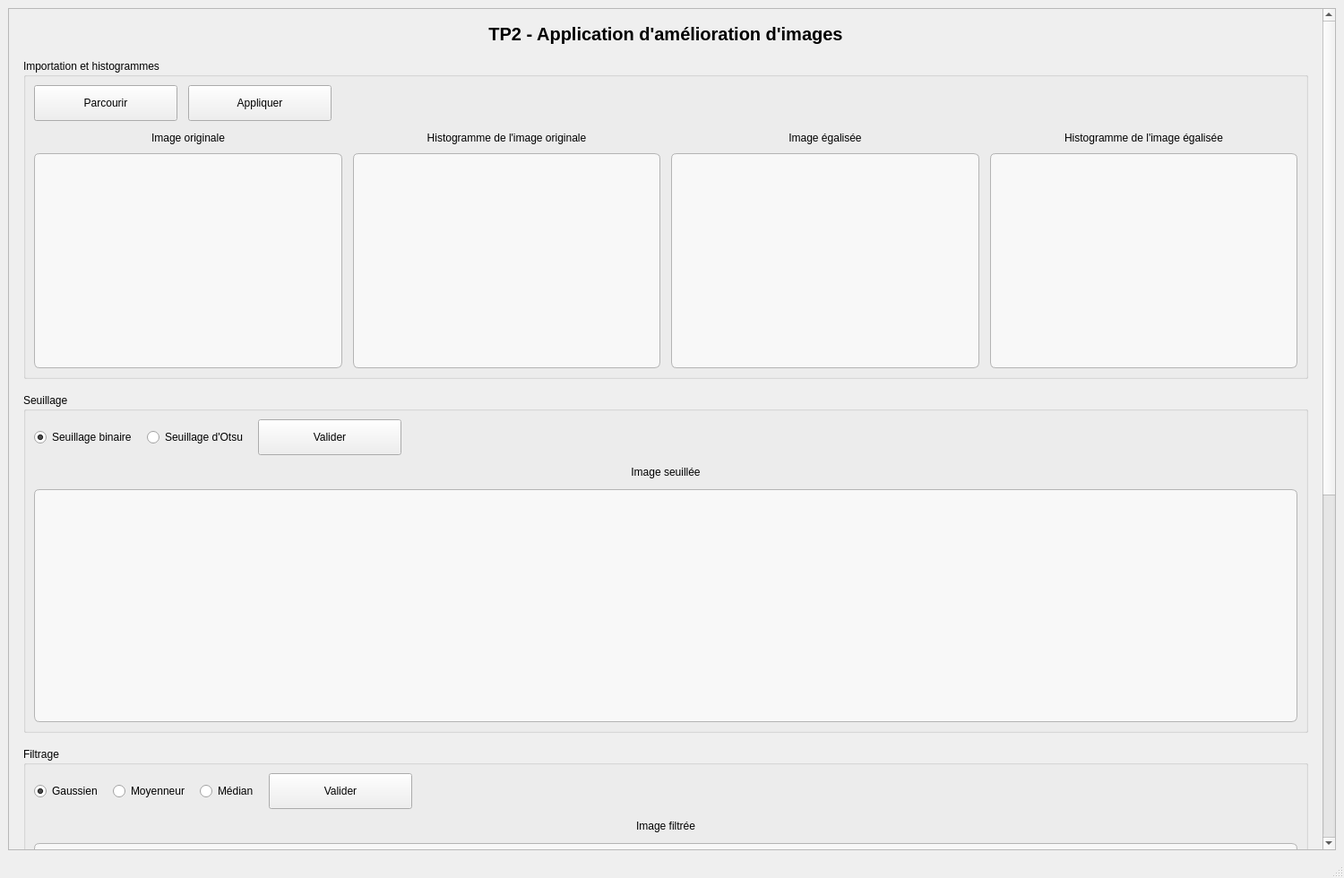
<?xml version="1.0" encoding="UTF-8"?>
<ui version="4.0">
 <class>MainWindow</class>
 <widget class="QMainWindow" name="MainWindow">
  <property name="geometry">
   <rect>
    <x>0</x>
    <y>0</y>
    <width>1500</width>
    <height>980</height>
   </rect>
  </property>
  <property name="windowTitle">
   <string>TP2 - Amélioration d'images</string>
  </property>
  <widget class="QWidget" name="centralwidget">
   <layout class="QVBoxLayout" name="verticalLayout_9">
    <item>
     <widget class="QScrollArea" name="scrollArea">
      <property name="widgetResizable">
       <bool>true</bool>
      </property>
      <widget class="QWidget" name="scrollAreaWidgetContents">
       <property name="geometry">
        <rect>
         <x>0</x>
         <y>0</y>
         <width>1450</width>
         <height>1500</height>
        </rect>
       </property>
       <layout class="QVBoxLayout" name="verticalLayout_8">
        <property name="spacing">
         <number>16</number>
        </property>
        <property name="leftMargin">
         <number>16</number>
        </property>
        <property name="topMargin">
         <number>16</number>
        </property>
        <property name="rightMargin">
         <number>16</number>
        </property>
        <property name="bottomMargin">
         <number>16</number>
        </property>
        <item>
         <widget class="QLabel" name="TitleLabel">
          <property name="font">
           <font>
            <pointsize>15</pointsize>
            <weight>75</weight>
            <bold>true</bold>
           </font>
          </property>
          <property name="text">
           <string>TP2 - Application d'amélioration d'images</string>
          </property>
          <property name="alignment">
           <set>Qt::AlignCenter</set>
          </property>
         </widget>
        </item>
        <item>
         <widget class="QGroupBox" name="ImportGroup">
          <property name="title">
           <string>Importation et histogrammes</string>
          </property>
          <layout class="QVBoxLayout" name="verticalLayout">
           <property name="spacing">
            <number>12</number>
           </property>
           <item>
            <layout class="QHBoxLayout" name="horizontalLayout_9">
             <item>
              <widget class="QPushButton" name="Browse">
               <property name="minimumSize">
                <size>
                 <width>160</width>
                 <height>40</height>
                </size>
               </property>
               <property name="text">
                <string>Parcourir</string>
               </property>
              </widget>
             </item>
             <item>
              <widget class="QPushButton" name="Apply">
               <property name="minimumSize">
                <size>
                 <width>160</width>
                 <height>40</height>
                </size>
               </property>
               <property name="text">
                <string>Appliquer</string>
               </property>
              </widget>
             </item>
             <item>
              <spacer name="horizontalSpacer">
               <property name="orientation">
                <enum>Qt::Horizontal</enum>
               </property>
               <property name="sizeHint" stdset="0">
                <size>
                 <width>40</width>
                 <height>20</height>
                </size>
               </property>
              </spacer>
             </item>
            </layout>
           </item>
           <item>
            <layout class="QGridLayout" name="gridLayout">
             <property name="horizontalSpacing">
              <number>12</number>
             </property>
             <property name="verticalSpacing">
              <number>10</number>
             </property>
             <item row="0" column="0">
              <widget class="QLabel" name="labelOriginalImg">
               <property name="text">
                <string>Image originale</string>
               </property>
               <property name="alignment">
                <set>Qt::AlignCenter</set>
               </property>
              </widget>
             </item>
             <item row="0" column="1">
              <widget class="QLabel" name="labelOriginalHist">
               <property name="text">
                <string>Histogramme de l'image originale</string>
               </property>
               <property name="alignment">
                <set>Qt::AlignCenter</set>
               </property>
              </widget>
             </item>
             <item row="0" column="2">
              <widget class="QLabel" name="labelEqualizedImg">
               <property name="text">
                <string>Image égalisée</string>
               </property>
               <property name="alignment">
                <set>Qt::AlignCenter</set>
               </property>
              </widget>
             </item>
             <item row="0" column="3">
              <widget class="QLabel" name="labelEqualizedHist">
               <property name="text">
                <string>Histogramme de l'image égalisée</string>
               </property>
               <property name="alignment">
                <set>Qt::AlignCenter</set>
               </property>
              </widget>
             </item>
             <item row="1" column="0">
              <widget class="QWidget" name="OriginalImg" native="true">
               <property name="minimumSize">
                <size>
                 <width>320</width>
                 <height>240</height>
                </size>
               </property>
               <property name="styleSheet">
                <string notr="true">background-color: rgb(248, 248, 248);
border: 1px solid rgb(180, 180, 180);
border-radius: 6px;</string>
               </property>
              </widget>
             </item>
             <item row="1" column="1">
              <widget class="QWidget" name="OriginalHist" native="true">
               <property name="minimumSize">
                <size>
                 <width>320</width>
                 <height>240</height>
                </size>
               </property>
               <property name="styleSheet">
                <string notr="true">background-color: rgb(248, 248, 248);
border: 1px solid rgb(180, 180, 180);
border-radius: 6px;</string>
               </property>
              </widget>
             </item>
             <item row="1" column="2">
              <widget class="QWidget" name="EqualizedImg" native="true">
               <property name="minimumSize">
                <size>
                 <width>320</width>
                 <height>240</height>
                </size>
               </property>
               <property name="styleSheet">
                <string notr="true">background-color: rgb(248, 248, 248);
border: 1px solid rgb(180, 180, 180);
border-radius: 6px;</string>
               </property>
              </widget>
             </item>
             <item row="1" column="3">
              <widget class="QWidget" name="EqualizedHist" native="true">
               <property name="minimumSize">
                <size>
                 <width>320</width>
                 <height>240</height>
                </size>
               </property>
               <property name="styleSheet">
                <string notr="true">background-color: rgb(248, 248, 248);
border: 1px solid rgb(180, 180, 180);
border-radius: 6px;</string>
               </property>
              </widget>
             </item>
            </layout>
           </item>
          </layout>
         </widget>
        </item>
        <item>
         <widget class="QGroupBox" name="ThresholdGroup">
          <property name="title">
           <string>Seuillage</string>
          </property>
          <layout class="QVBoxLayout" name="verticalLayout_2">
           <property name="spacing">
            <number>12</number>
           </property>
           <item>
            <layout class="QHBoxLayout" name="horizontalLayout">
             <item>
              <widget class="QRadioButton" name="BinaryRadio">
               <property name="text">
                <string>Seuillage binaire</string>
               </property>
               <property name="checked">
                <bool>true</bool>
               </property>
              </widget>
             </item>
             <item>
              <widget class="QRadioButton" name="OtsuRadio">
               <property name="text">
                <string>Seuillage d'Otsu</string>
               </property>
              </widget>
             </item>
             <item>
              <widget class="QPushButton" name="Validate_1">
               <property name="minimumSize">
                <size>
                 <width>160</width>
                 <height>40</height>
                </size>
               </property>
               <property name="text">
                <string>Valider</string>
               </property>
              </widget>
             </item>
             <item>
              <spacer name="horizontalSpacer_2">
               <property name="orientation">
                <enum>Qt::Horizontal</enum>
               </property>
               <property name="sizeHint" stdset="0">
                <size>
                 <width>40</width>
                 <height>20</height>
                </size>
               </property>
              </spacer>
             </item>
            </layout>
           </item>
           <item>
            <widget class="QLabel" name="labelThresholdingImg">
             <property name="text">
              <string>Image seuillée</string>
             </property>
             <property name="alignment">
              <set>Qt::AlignCenter</set>
             </property>
            </widget>
           </item>
           <item>
            <widget class="QWidget" name="ThresholdingImg" native="true">
             <property name="minimumSize">
              <size>
               <width>520</width>
               <height>260</height>
              </size>
             </property>
             <property name="styleSheet">
              <string notr="true">background-color: rgb(248, 248, 248);
border: 1px solid rgb(180, 180, 180);
border-radius: 6px;</string>
             </property>
            </widget>
           </item>
          </layout>
         </widget>
        </item>
        <item>
         <widget class="QGroupBox" name="FilteringGroup">
          <property name="title">
           <string>Filtrage</string>
          </property>
          <layout class="QVBoxLayout" name="verticalLayout_3">
           <property name="spacing">
            <number>12</number>
           </property>
           <item>
            <layout class="QHBoxLayout" name="horizontalLayout_2">
             <item>
              <widget class="QRadioButton" name="GaussianRadio">
               <property name="text">
                <string>Gaussien</string>
               </property>
               <property name="checked">
                <bool>true</bool>
               </property>
              </widget>
             </item>
             <item>
              <widget class="QRadioButton" name="MeanRadio">
               <property name="text">
                <string>Moyenneur</string>
               </property>
              </widget>
             </item>
             <item>
              <widget class="QRadioButton" name="MedianRadio">
               <property name="text">
                <string>Médian</string>
               </property>
              </widget>
             </item>
             <item>
              <widget class="QPushButton" name="Validate_2">
               <property name="minimumSize">
                <size>
                 <width>160</width>
                 <height>40</height>
                </size>
               </property>
               <property name="text">
                <string>Valider</string>
               </property>
              </widget>
             </item>
             <item>
              <spacer name="horizontalSpacer_3">
               <property name="orientation">
                <enum>Qt::Horizontal</enum>
               </property>
               <property name="sizeHint" stdset="0">
                <size>
                 <width>40</width>
                 <height>20</height>
                </size>
               </property>
              </spacer>
             </item>
            </layout>
           </item>
           <item>
            <widget class="QLabel" name="labelFilteredImg">
             <property name="text">
              <string>Image filtrée</string>
             </property>
             <property name="alignment">
              <set>Qt::AlignCenter</set>
             </property>
            </widget>
           </item>
           <item>
            <widget class="QWidget" name="FilteredImg" native="true">
             <property name="minimumSize">
              <size>
               <width>520</width>
               <height>260</height>
              </size>
             </property>
             <property name="styleSheet">
              <string notr="true">background-color: rgb(248, 248, 248);
border: 1px solid rgb(180, 180, 180);
border-radius: 6px;</string>
             </property>
            </widget>
           </item>
          </layout>
         </widget>
        </item>
        <item>
         <widget class="QGroupBox" name="GeometryGroup">
          <property name="title">
           <string>Opérations géométriques</string>
          </property>
          <layout class="QVBoxLayout" name="verticalLayout_4">
           <property name="spacing">
            <number>12</number>
           </property>
           <item>
            <layout class="QHBoxLayout" name="horizontalLayout_3">
             <item>
              <widget class="QRadioButton" name="RotationRadio">
               <property name="text">
                <string>Rotation</string>
               </property>
               <property name="checked">
                <bool>true</bool>
               </property>
              </widget>
             </item>
             <item>
              <widget class="QRadioButton" name="CroppingRadio">
               <property name="text">
                <string>Extraction</string>
               </property>
              </widget>
             </item>
             <item>
              <widget class="QRadioButton" name="ZoomRadio">
               <property name="text">
                <string>Agrandissement</string>
               </property>
              </widget>
             </item>
             <item>
              <widget class="QPushButton" name="Validate_3">
               <property name="minimumSize">
                <size>
                 <width>160</width>
                 <height>40</height>
                </size>
               </property>
               <property name="text">
                <string>Valider</string>
               </property>
              </widget>
             </item>
             <item>
              <spacer name="horizontalSpacer_4">
               <property name="orientation">
                <enum>Qt::Horizontal</enum>
               </property>
               <property name="sizeHint" stdset="0">
                <size>
                 <width>40</width>
                 <height>20</height>
                </size>
               </property>
              </spacer>
             </item>
            </layout>
           </item>
           <item>
            <widget class="QLabel" name="labelAugmentedImg">
             <property name="text">
              <string>Image transformée</string>
             </property>
             <property name="alignment">
              <set>Qt::AlignCenter</set>
             </property>
            </widget>
           </item>
           <item>
            <widget class="QWidget" name="AugmentedImg" native="true">
             <property name="minimumSize">
              <size>
               <width>520</width>
               <height>260</height>
              </size>
             </property>
             <property name="styleSheet">
              <string notr="true">background-color: rgb(248, 248, 248);
border: 1px solid rgb(180, 180, 180);
border-radius: 6px;</string>
             </property>
            </widget>
           </item>
          </layout>
         </widget>
        </item>
       </layout>
      </widget>
     </widget>
    </item>
   </layout>
  </widget>
  <widget class="QStatusBar" name="statusbar"/>
 </widget>
 <resources/>
 <connections/>
</ui>
